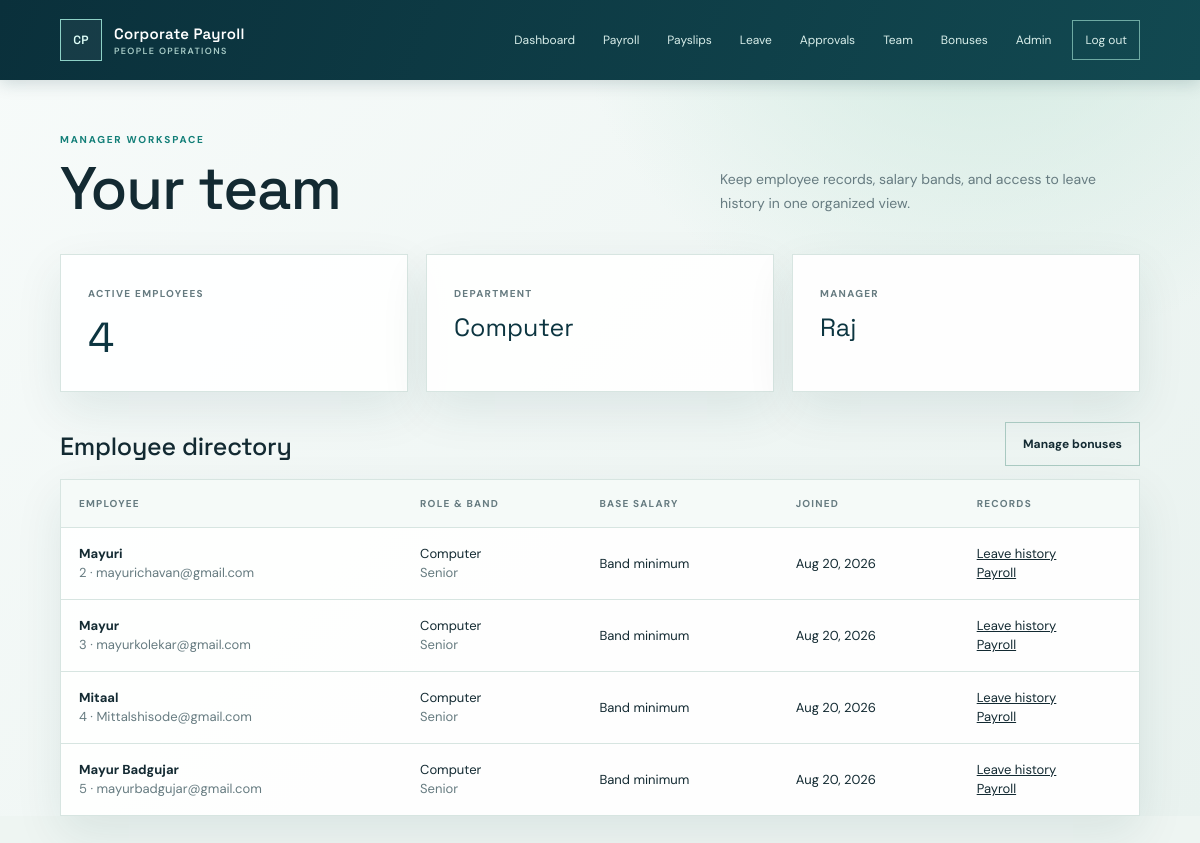
Page /manager/employees/ (signed in) on the committed database.
### payroll/models.py (models this page shows, shortened)
class Employee(models.Model):#table stores emp info
    employee_id = models.CharField(
        max_length=20,
        unique=True
    )
    full_name = models.CharField(max_length=150)
    email = models.EmailField(unique=True)
    department = models.ForeignKey(  # 1 dep can have many employees, but each employee belongs to one department.
        Department,
        on_delete=models.PROTECT,
        related_name="employees"
    )
    salary_band = models.ForeignKey(
        SalaryBand,
        on_delete=models.PROTECT,
        related_name="employees"
    )
    base_salary = models.DecimalField(
        max_digits=12,
        decimal_places=2,
        null=True,
        blank=True,
        help_text="Annual base salary in INR. Defaults to the salary band minimum when blank."
    )
    manager = models.ForeignKey(
        "self",
        on_delete=models.SET_NULL,
        null=True,
        blank=True,
        related_name="team_members"
    )
    joining_date = models.DateField()
    is_active = models.BooleanField(default=True)

class Department(models.Model):  # create the dep table
    name = models.CharField(max_length=100, unique=True)
    description = models.TextField(blank=True)

class SalaryBand(models.Model): #
    name = models.CharField(max_length=100, unique=True)
    min_salary = models.DecimalField(
        max_digits=10,
        decimal_places=2
    )
    max_salary = models.DecimalField(
        max_digits=10,
        decimal_places=2
    )

### payroll/views.py (the view)
# urls.py: path("manager/employees/", manager_employees, name="manager_employees"),
@login_required(login_url="manager_login")
def manager_employees(request):
    manager = Employee.objects.filter(
        email=request.user.email,
        is_active=True,
    ).first()
    if not manager or not manager.team_members.filter(is_active=True).exists():
        return HttpResponseForbidden("Only managers can view team employees.")
    employees = manager.team_members.filter(is_active=True).select_related(
        "department", "salary_band"
    )
    return render(request, "manager_employees.html", {
        "manager": manager,
        "employees": employees,
    })

### payroll/templates/manager_employees.html (shortened to what this page needs)
{% extends "base.html" %}
{% block content %}<main class="shell"><div class="page-head"><div><p class="eyebrow">Manager workspace</p><h1>Your team</h1></div><p class="lede">Keep employee records, salary bands, and access to leave history in one organized view.</p></div><section class="grid three"><div class="panel pad"><span class="stat-label">Active employees</span><strong class="stat-value">{{ employees|length }}</strong></div><div class="panel pad"><span class="stat-label">Department</span><strong class="stat-value" style="font-size:25px">{{ manager.department.name }}</strong></div><div class="panel pad"><span class="stat-label">Manager</span><strong class="stat-value" style="font-size:25px">{{ manager.full_name }}</strong></div></section><div class="section-head"><h2>Employee directory</h2><a class="button" href="{% url 'manage_bonuses' %}">Manage bonuses</a></div><section class="panel">{% if employees %}<div class="table-wrap"><table><thead><tr><th>Employee</th><th>Role & band</th><th>Base salary</th><th>Joined</th><th>Records</th></tr></thead><tbody>{% for employee in employees %}<tr><td><strong>{{ employee.full_name }}</strong><br><span class="muted">{{ employee.employee_id }} &middot; {{ employee.email }}</span></td><td>{{ employee.department.name }}<br><span class="muted">{{ employee.salary_band.name }}</span></td><td>{% if employee.base_salary %}{{ employee.base_salary }}{% else %}Band minimum{% endif %}</td><td>{{ employee.joining_date|date:"M d, Y" }}</td><td><a href="{% url 'employee_leave_history' employee.employee_id %}">Leave history</a><br><a href="{% url 'payroll_calculation' %}?employee_id={{ employee.employee_id }}">Payroll</a></td></tr>{% endfor %}</tbody></table></div>{% else %}<div class="empty">No active direct reports found.</div>{% endif %}</section></main>{% endblock %}

### payroll/templates/base.html (style rules this page uses)
:root { --ink:#132a32; --muted:#667b80; --line:#d7e5e1; --paper:#fff; --wash:#eef5f2; --teal:#137f78; --deep:#0c3540; --gold:#bd8430; --red:#a64040; --shadow:0 18px 45px rgba(16,61,71,.09); }
* { box-sizing:border-box; }
html { background:var(--wash); }
body { margin:0; min-height:100vh; color:var(--ink); background:radial-gradient(circle at 82% -8%,#cfe9df 0,transparent 32%),linear-gradient(135deg,#f7fbfa 0%,#e9f2ef 100%); font:14px/1.5 "DM Sans",sans-serif; }
a { color:inherit; transition:color .2s,background .2s,transform .2s,border-color .2s; }
.shell { width:min(1160px,90vw); margin:52px auto 80px; }
.eyebrow { margin:0 0 11px; color:var(--teal); font-size:10px; font-weight:700; letter-spacing:.18em; text-transform:uppercase; }
h1,h2 { font-family:"Space Grotesk",sans-serif; font-weight:500; }
h1 { margin:0; font-size:clamp(37px,5vw,62px); line-height:1.03; letter-spacing:-.02em; }
h2 { margin:0; font-size:25px; letter-spacing:-.01em; }
.lede { color:var(--muted); line-height:1.75; }
.page-head { display:flex; align-items:end; justify-content:space-between; gap:25px; margin-bottom:34px; }
.page-head .lede { max-width:420px; margin:0 0 4px; }
.grid { display:grid; gap:18px; }
.three { grid-template-columns:repeat(3,1fr); }
.panel { background:rgba(255,255,255,.95); border:1px solid var(--line); box-shadow:var(--shadow); }
.pad { padding:27px; }
.muted { color:var(--muted); }
.stat-label { color:var(--muted); font-size:10px; font-weight:700; letter-spacing:.13em; text-transform:uppercase; }
.stat-value { display:block; margin-top:8px; color:var(--deep); font:42px "Space Grotesk",sans-serif; }
.button { display:inline-block; padding:12px 17px; border:1px solid #a9c9c1; text-decoration:none; font-weight:700; font-size:12px; }
.section-head { display:flex; align-items:end; justify-content:space-between; gap:15px; margin:30px 0 13px; }
.table-wrap { overflow-x:auto; }
table { width:100%; min-width:620px; border-collapse:collapse; }
th,td { padding:16px 18px; border-bottom:1px solid var(--line); text-align:left; font-size:13px; }
th { color:var(--muted); background:#f5faf8; font-size:10px; letter-spacing:.12em; text-transform:uppercase; }
tr:last-child td { border-bottom:0; }

### rows in the picture
Employee: department.name "Computer", full_name "Raj"
Employee: full_name "Mayuri", employee_id "2", email "mayurichavan@gmail.com", department.name "Computer", salary_band.name "Senior", shows "Band minimum", joining_date "Aug 20, 2026"
Employee: full_name "Mayur", employee_id "3", email "mayurkolekar@gmail.com", department.name "Computer", salary_band.name "Senior", shows "Band minimum", joining_date "Aug 20, 2026"
Employee: full_name "Mitaal", employee_id "4", email "Mittalshisode@gmail.com", department.name "Computer", salary_band.name "Senior", shows "Band minimum", joining_date "Aug 20, 2026"
Employee: full_name "Mayur Badgujar", employee_id "5", email "mayurbadgujar@gmail.com", department.name "Computer", salary_band.name "Senior", shows "Band minimum", joining_date "Aug 20, 2026"

### other values in the picture
{{ employees|length }} "4"
